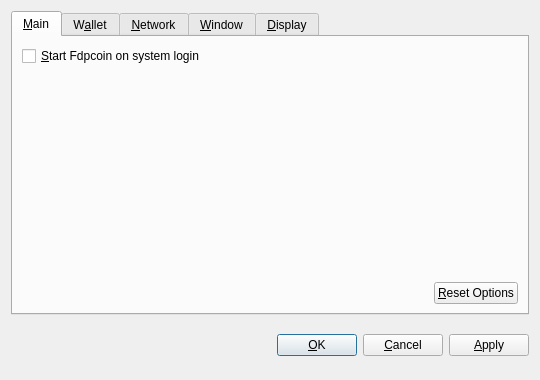
<?xml version="1.0" encoding="UTF-8"?>
<ui version="4.0">
 <class>OptionsDialog</class>
 <widget class="QDialog" name="OptionsDialog">
  <property name="geometry">
   <rect>
    <x>0</x>
    <y>0</y>
    <width>540</width>
    <height>380</height>
   </rect>
  </property>
  <property name="windowTitle">
   <string>Options</string>
  </property>
  <property name="modal">
   <bool>true</bool>
  </property>
  <layout class="QVBoxLayout" name="verticalLayout">
   <item>
    <widget class="QTabWidget" name="tabWidget">
     <property name="tabPosition">
      <enum>QTabWidget::North</enum>
     </property>
     <property name="currentIndex">
      <number>0</number>
     </property>
     <widget class="QWidget" name="tabMain">
      <attribute name="title">
       <string>&amp;Main</string>
      </attribute>
      <layout class="QVBoxLayout" name="verticalLayout_Main">
       <item>
        <widget class="QCheckBox" name="bitcoinAtStartup">
         <property name="toolTip">
          <string>Automatically start Fdpcoin after logging in to the system.</string>
         </property>
         <property name="text">
          <string>&amp;Start Fdpcoin on system login</string>
         </property>
        </widget>
       </item>
       <item>
        <spacer name="verticalSpacer_Main">
         <property name="orientation">
          <enum>Qt::Vertical</enum>
         </property>
         <property name="sizeHint" stdset="0">
          <size>
           <width>20</width>
           <height>40</height>
          </size>
         </property>
        </spacer>
       </item>
       <item>
        <layout class="QHBoxLayout" name="horizontalLayout_2_Main">
         <item>
          <spacer name="horizontalSpacer_2_Main">
           <property name="orientation">
            <enum>Qt::Horizontal</enum>
           </property>
           <property name="sizeHint" stdset="0">
            <size>
             <width>40</width>
             <height>20</height>
            </size>
           </property>
          </spacer>
         </item>
         <item>
          <widget class="QPushButton" name="resetButton">
           <property name="toolTip">
            <string>Reset all client options to default.</string>
           </property>
           <property name="text">
            <string>&amp;Reset Options</string>
           </property>
           <property name="autoDefault">
            <bool>false</bool>
           </property>
          </widget>
         </item>
        </layout>
       </item>
      </layout>
     </widget>
     <widget class="QWidget" name="tabWallet">
      <attribute name="title">
       <string>W&amp;allet</string>
      </attribute>
      <layout class="QVBoxLayout" name="verticalLayout_Network">
       <item>
        <widget class="QLabel" name="transactionFeeInfoLabel">
         <property name="text">
          <string>Optional transaction fee per kB that helps make sure your transactions are processed quickly. Most transactions are 1 kB.</string>
         </property>
         <property name="textFormat">
          <enum>Qt::PlainText</enum>
         </property>
         <property name="wordWrap">
          <bool>true</bool>
         </property>
        </widget>
       </item>
       <item>
        <layout class="QHBoxLayout" name="horizontalLayout_1_Main">
         <item>
          <widget class="QLabel" name="transactionFeeLabel">
           <property name="text">
            <string>Pay transaction &amp;fee</string>
           </property>
           <property name="textFormat">
            <enum>Qt::PlainText</enum>
           </property>
           <property name="buddy">
            <cstring>transactionFee</cstring>
           </property>
          </widget>
         </item>
         <item>
          <widget class="BitcoinAmountField" name="transactionFee"/>
         </item>
         <item>
          <spacer name="horizontalSpacer_1_Main">
           <property name="orientation">
            <enum>Qt::Horizontal</enum>
           </property>
           <property name="sizeHint" stdset="0">
            <size>
             <width>40</width>
             <height>20</height>
            </size>
           </property>
          </spacer>
         </item>
        </layout>
       </item>
       <item>
        <widget class="QLabel" name="label">
         <property name="text">
          <string>If you disable the spending of unconfirmed change, the change from a transaction cannot be used until that transaction has at least one confirmation. This also affects how your balance is computed.</string>
         </property>
         <property name="wordWrap">
          <bool>true</bool>
         </property>
        </widget>
       </item>
       <item>
        <widget class="QCheckBox" name="spendZeroConfChange">
         <property name="text">
          <string>Spend unconfirmed change  (experts only)</string>
         </property>
        </widget>
       </item>
       <item>
        <spacer name="verticalSpacer">
         <property name="orientation">
          <enum>Qt::Vertical</enum>
         </property>
         <property name="sizeHint" stdset="0">
          <size>
           <width>20</width>
           <height>40</height>
          </size>
         </property>
        </spacer>
       </item>
      </layout>
     </widget>
     <widget class="QWidget" name="tabNetwork">
      <attribute name="title">
       <string>&amp;Network</string>
      </attribute>
      <layout class="QVBoxLayout" name="verticalLayout_Network">
       <item>
        <widget class="QCheckBox" name="mapPortUpnp">
         <property name="toolTip">
          <string>Automatically open the Fdpcoin client port on the router. This only works when your router supports UPnP and it is enabled.</string>
         </property>
         <property name="text">
          <string>Map port using &amp;UPnP</string>
         </property>
        </widget>
       </item>
       <item>
        <widget class="QCheckBox" name="connectSocks">
         <property name="toolTip">
          <string>Connect to the Fdpcoin network through a SOCKS proxy (e.g. when connecting through Tor).</string>
         </property>
         <property name="text">
          <string>&amp;Connect through SOCKS proxy:</string>
         </property>
        </widget>
       </item>
       <item>
        <layout class="QHBoxLayout" name="horizontalLayout_Network">
         <item>
          <widget class="QLabel" name="proxyIpLabel">
           <property name="text">
            <string>Proxy &amp;IP:</string>
           </property>
           <property name="textFormat">
            <enum>Qt::PlainText</enum>
           </property>
           <property name="buddy">
            <cstring>proxyIp</cstring>
           </property>
          </widget>
         </item>
         <item>
          <widget class="QValidatedLineEdit" name="proxyIp">
           <property name="maximumSize">
            <size>
             <width>140</width>
             <height>16777215</height>
            </size>
           </property>
           <property name="toolTip">
            <string>IP address of the proxy (e.g. 127.0.0.1)</string>
           </property>
          </widget>
         </item>
         <item>
          <widget class="QLabel" name="proxyPortLabel">
           <property name="text">
            <string>&amp;Port:</string>
           </property>
           <property name="textFormat">
            <enum>Qt::PlainText</enum>
           </property>
           <property name="buddy">
            <cstring>proxyPort</cstring>
           </property>
          </widget>
         </item>
         <item>
          <widget class="QLineEdit" name="proxyPort">
           <property name="maximumSize">
            <size>
             <width>55</width>
             <height>16777215</height>
            </size>
           </property>
           <property name="toolTip">
            <string>Port of the proxy (e.g. 9050)</string>
           </property>
          </widget>
         </item>
         <item>
          <widget class="QLabel" name="socksVersionLabel">
           <property name="text">
            <string>SOCKS &amp;Version:</string>
           </property>
           <property name="textFormat">
            <enum>Qt::PlainText</enum>
           </property>
           <property name="buddy">
            <cstring>socksVersion</cstring>
           </property>
          </widget>
         </item>
         <item>
          <widget class="QValueComboBox" name="socksVersion">
           <property name="toolTip">
            <string>SOCKS version of the proxy (e.g. 5)</string>
           </property>
          </widget>
         </item>
         <item>
          <spacer name="horizontalSpacer_Network">
           <property name="orientation">
            <enum>Qt::Horizontal</enum>
           </property>
           <property name="sizeHint" stdset="0">
            <size>
             <width>40</width>
             <height>20</height>
            </size>
           </property>
          </spacer>
         </item>
        </layout>
       </item>
       <item>
        <spacer name="verticalSpacer_Network">
         <property name="orientation">
          <enum>Qt::Vertical</enum>
         </property>
         <property name="sizeHint" stdset="0">
          <size>
           <width>20</width>
           <height>40</height>
          </size>
         </property>
        </spacer>
       </item>
      </layout>
     </widget>
     <widget class="QWidget" name="tabWindow">
      <attribute name="title">
       <string>&amp;Window</string>
      </attribute>
      <layout class="QVBoxLayout" name="verticalLayout_Window">
       <item>
        <widget class="QCheckBox" name="minimizeToTray">
         <property name="toolTip">
          <string>Show only a tray icon after minimizing the window.</string>
         </property>
         <property name="text">
          <string>&amp;Minimize to the tray instead of the taskbar</string>
         </property>
        </widget>
       </item>
       <item>
        <widget class="QCheckBox" name="minimizeOnClose">
         <property name="toolTip">
          <string>Minimize instead of exit the application when the window is closed. When this option is enabled, the application will be closed only after selecting Quit in the menu.</string>
         </property>
         <property name="text">
          <string>M&amp;inimize on close</string>
         </property>
        </widget>
       </item>
       <item>
        <spacer name="verticalSpacer_Window">
         <property name="orientation">
          <enum>Qt::Vertical</enum>
         </property>
         <property name="sizeHint" stdset="0">
          <size>
           <width>20</width>
           <height>40</height>
          </size>
         </property>
        </spacer>
       </item>
      </layout>
     </widget>
     <widget class="QWidget" name="tabDisplay">
      <attribute name="title">
       <string>&amp;Display</string>
      </attribute>
      <layout class="QVBoxLayout" name="verticalLayout_Display">
       <item>
        <layout class="QHBoxLayout" name="horizontalLayout_1_Display">
         <item>
          <widget class="QLabel" name="langLabel">
           <property name="text">
            <string>User Interface &amp;language:</string>
           </property>
           <property name="textFormat">
            <enum>Qt::PlainText</enum>
           </property>
           <property name="buddy">
            <cstring>lang</cstring>
           </property>
          </widget>
         </item>
         <item>
          <widget class="QValueComboBox" name="lang">
           <property name="toolTip">
            <string>The user interface language can be set here. This setting will take effect after restarting Fdpcoin.</string>
           </property>
          </widget>
         </item>
        </layout>
       </item>
       <item>
        <layout class="QHBoxLayout" name="horizontalLayout_2_Display">
         <item>
          <widget class="QLabel" name="unitLabel">
           <property name="text">
            <string>&amp;Unit to show amounts in:</string>
           </property>
           <property name="textFormat">
            <enum>Qt::PlainText</enum>
           </property>
           <property name="buddy">
            <cstring>unit</cstring>
           </property>
          </widget>
         </item>
         <item>
          <widget class="QValueComboBox" name="unit">
           <property name="toolTip">
            <string>Choose the default subdivision unit to show in the interface and when sending coins.</string>
           </property>
          </widget>
         </item>
        </layout>
       </item>
       <item>
        <widget class="QCheckBox" name="displayAddresses">
         <property name="toolTip">
          <string>Whether to show Fdpcoin addresses in the transaction list or not.</string>
         </property>
         <property name="text">
          <string>&amp;Display addresses in transaction list</string>
         </property>
        </widget>
       </item>
       <item>
        <widget class="QCheckBox" name="coinControlFeatures">
         <property name="toolTip">
          <string>Whether to show coin control features or not.</string>
         </property>
         <property name="text">
          <string>Display coin &amp;control features (experts only!)</string>
         </property>
        </widget>
       </item>
       <item>
        <spacer name="verticalSpacer_Display">
         <property name="orientation">
          <enum>Qt::Vertical</enum>
         </property>
         <property name="sizeHint" stdset="0">
          <size>
           <width>20</width>
           <height>40</height>
          </size>
         </property>
        </spacer>
       </item>
      </layout>
     </widget>
    </widget>
   </item>
   <item>
    <layout class="QHBoxLayout" name="horizontalLayout_Buttons">
     <item>
      <spacer name="horizontalSpacer_1">
       <property name="orientation">
        <enum>Qt::Horizontal</enum>
       </property>
       <property name="sizeHint" stdset="0">
        <size>
         <width>40</width>
         <height>48</height>
        </size>
       </property>
      </spacer>
     </item>
     <item>
      <widget class="QLabel" name="statusLabel">
       <property name="font">
        <font>
         <weight>75</weight>
         <bold>true</bold>
        </font>
       </property>
       <property name="text">
        <string/>
       </property>
       <property name="textFormat">
        <enum>Qt::PlainText</enum>
       </property>
       <property name="wordWrap">
        <bool>true</bool>
       </property>
      </widget>
     </item>
     <item>
      <spacer name="horizontalSpacer_2">
       <property name="orientation">
        <enum>Qt::Horizontal</enum>
       </property>
       <property name="sizeHint" stdset="0">
        <size>
         <width>40</width>
         <height>48</height>
        </size>
       </property>
      </spacer>
     </item>
     <item>
      <widget class="QPushButton" name="okButton">
       <property name="text">
        <string>&amp;OK</string>
       </property>
      </widget>
     </item>
     <item>
      <widget class="QPushButton" name="cancelButton">
       <property name="text">
        <string>&amp;Cancel</string>
       </property>
       <property name="autoDefault">
        <bool>false</bool>
       </property>
      </widget>
     </item>
     <item>
      <widget class="QPushButton" name="applyButton">
       <property name="text">
        <string>&amp;Apply</string>
       </property>
       <property name="autoDefault">
        <bool>false</bool>
       </property>
      </widget>
     </item>
    </layout>
   </item>
  </layout>
 </widget>
 <customwidgets>
  <customwidget>
   <class>BitcoinAmountField</class>
   <extends>QSpinBox</extends>
   <header>bitcoinamountfield.h</header>
  </customwidget>
  <customwidget>
   <class>QValueComboBox</class>
   <extends>QComboBox</extends>
   <header>qvaluecombobox.h</header>
  </customwidget>
  <customwidget>
   <class>QValidatedLineEdit</class>
   <extends>QLineEdit</extends>
   <header>qvalidatedlineedit.h</header>
  </customwidget>
 </customwidgets>
 <resources/>
 <connections/>
</ui>
